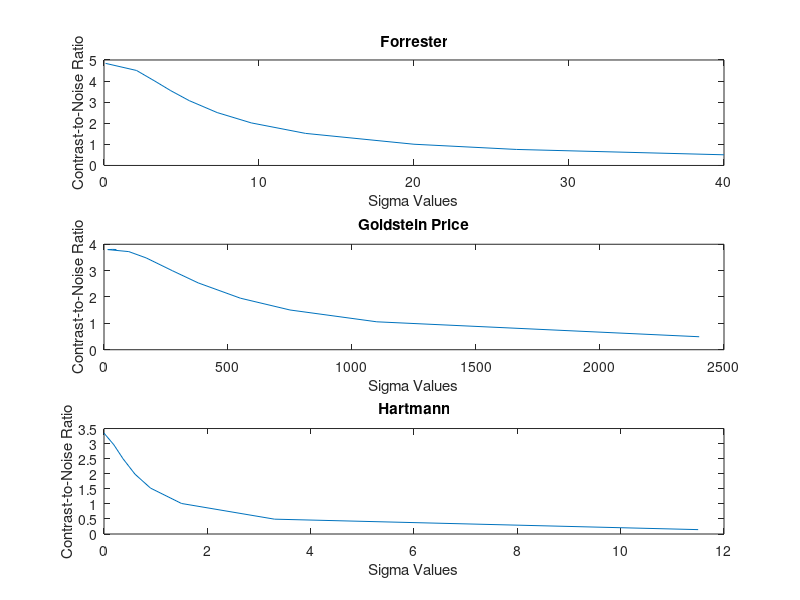

MATLAB code for this plot:
function sigma_plot

sigma_forrester = [40
26.6
20
13
9.5
7.3
5.5
4.3
3.3
2.1
0.1];

CNR_forrester = [0.5058
0.7595
1.0059
1.5203
2.0177
2.5076
3.0723
3.5479
3.9907
4.5026
4.8400];

subplot(3,1,1)
plot(sigma_forrester, CNR_forrester)
ylabel('Contrast-to-Noise Ratio');
xlabel('Sigma Values')
title('Forrester')

CNR_goldstein_price = [3.8001
3.8052
3.7981
3.7210
3.4823
2.9998
2.5339
1.95443
1.5072
1.0590
0.4926];

sigma_goldstein_price = [50
35
15
100
170
275
380
550
750
1100
2400];

subplot(3,1,2)
plot(sigma_goldstein_price, CNR_goldstein_price)
ylabel('Contrast-to-Noise Ratio');
xlabel('Sigma Values')
title('Goldstein Price')

CNR_hartmann = [0.1454
0.4924
1.0128
1.5233
1.9849
2.4935
2.9619
3.3474];

sigma_hartmann = [11.5
3.3
1.5
0.9
0.6
0.37
0.19
0.0001];

subplot(3,1,3)
plot(sigma_hartmann, CNR_hartmann)
ylabel('Contrast-to-Noise Ratio');
xlabel('Sigma Values')
title('Hartmann')

end 